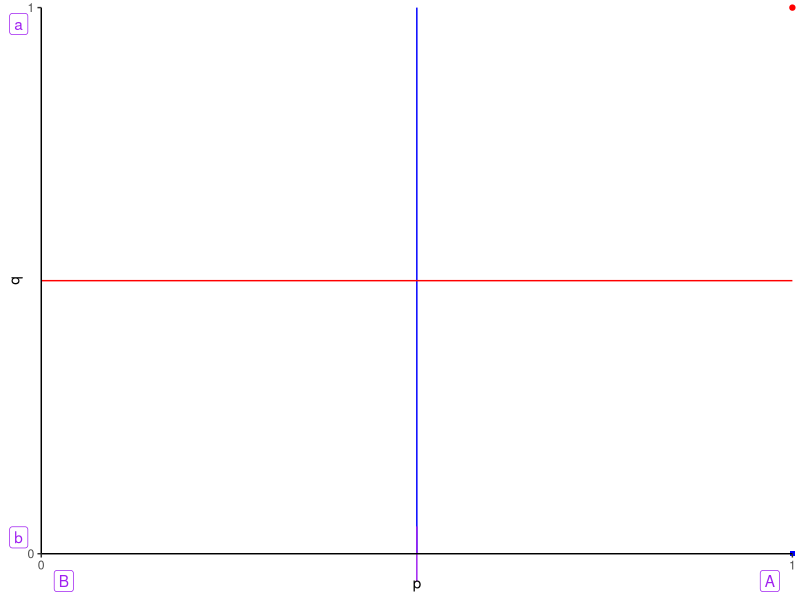

Reproduce this figure in R.
## ---- chunk 1
#| include: false
library(ggplot2)
## ---- chunk 2
#| echo: false
ggplot() +
  geom_point(
    aes(
      x = 1,
      y = 0
    ),
    shape = 15,
    size = 1.5,
    colour = "blue"
  ) +
  geom_point(
    aes(
      x = 1,
      y = 1
    ),
    shape = 19,
    size = 1.5,
    colour = "red"
  ) +
  geom_segment(
    aes(
      x = 0.5,
      y = 0,
      xend = 0.5,
      yend = 1
    ),
    colour = "blue"
  ) +
  geom_segment(
    aes(
      x = 0,
      y = 0.5,
      xend = 1,
      yend = 0.5
    ),
    colour = "red"
  ) +
  scale_x_continuous(
    breaks = c(0, 1),
    labels = c(0, 1)
  ) +
  scale_y_continuous(
    breaks = c(0, 1),
    labels = c(0, 1)
  ) +
  coord_cartesian(
    xlim = c(0, 1),
    ylim = c(0, 1),
    expand = F,
    clip = "off"
  ) +
  labs(
    x = "p",
    y = "q"
  ) +
  annotate(
    geom = "segment",
    x = 0.5, xend = 0.5,
    y = -0.05, yend = 0.05,
    colour = "purple"
  ) +
  annotate(
    geom = "label",
    x = 0.97,
    y = -0.05,
    label = "A",
    colour = "purple"
  ) +
  annotate(
    geom = "label",
    x = 0.03,
    y = -0.05,
    label = "B",
    colour = "purple"
  ) +
  annotate(
    geom = "label",
    x = -0.03,
    y = 0.97,
    label = "a",
    colour = "purple"
  ) +
  annotate(
    geom = "label",
    x = -0.03,
    y = 0.03,
    label = "b",
    colour = "purple"
  ) +
  theme_classic()
